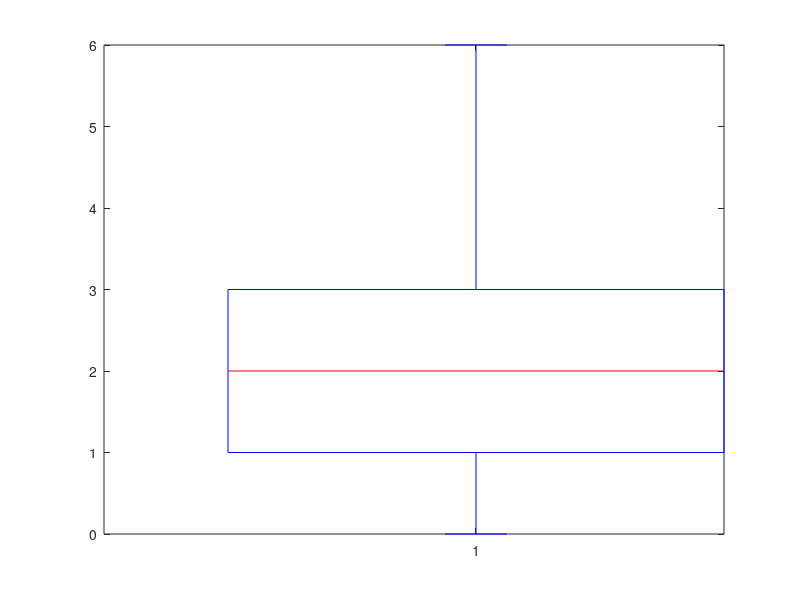

MATLAB code to generate this figure: (Note: this script raises an error after producing the figure.)
clear;
clc;
a = [2 2 3 2 1 3 3 1 2 4 6 1 4 6 5 2 4 6 6 2 2 ...
1 2 3 6 3 2 0 2 5 2 1 2 3 2 4 4 3 3 3 2 3 5 1 ...
2 2 3 1 3 6 4 6 3 3 3 1 2 3 2 6 3 2 2 4 4 1 1 ...
4 3 1 1 1 2 1 2 1 2 1 3 4 0 3 5 2 0 1 2 1 1 2 ...
2 1 0 2 3 4 1 1 1 6]';
boxplot(a)

m = mean(a)


obsFreq = histcounts(a, 'BinMethod', 'integers');
maxData = max(a);
expFreq = poisspdf(0:maxData, m) * length(a);

[h, p, chi2stat] = chi2gof(0:maxData,'Ctrs',0:maxData,'Frequency',obsFreq,'Expected', ...
    expFreq,'Emin',5)
disp(p);
